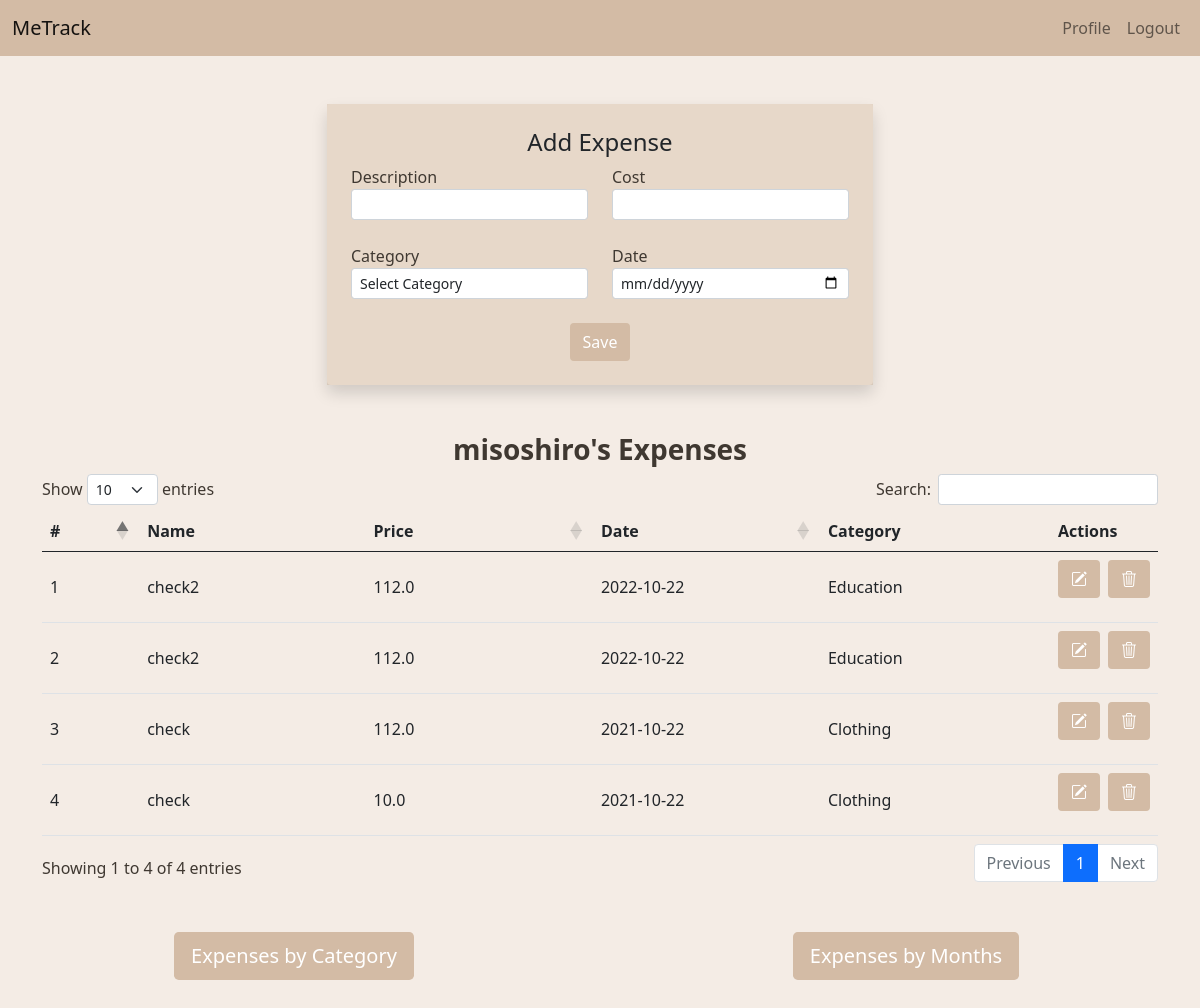
/profile (signed in), run on an earlier commit of the app's database.
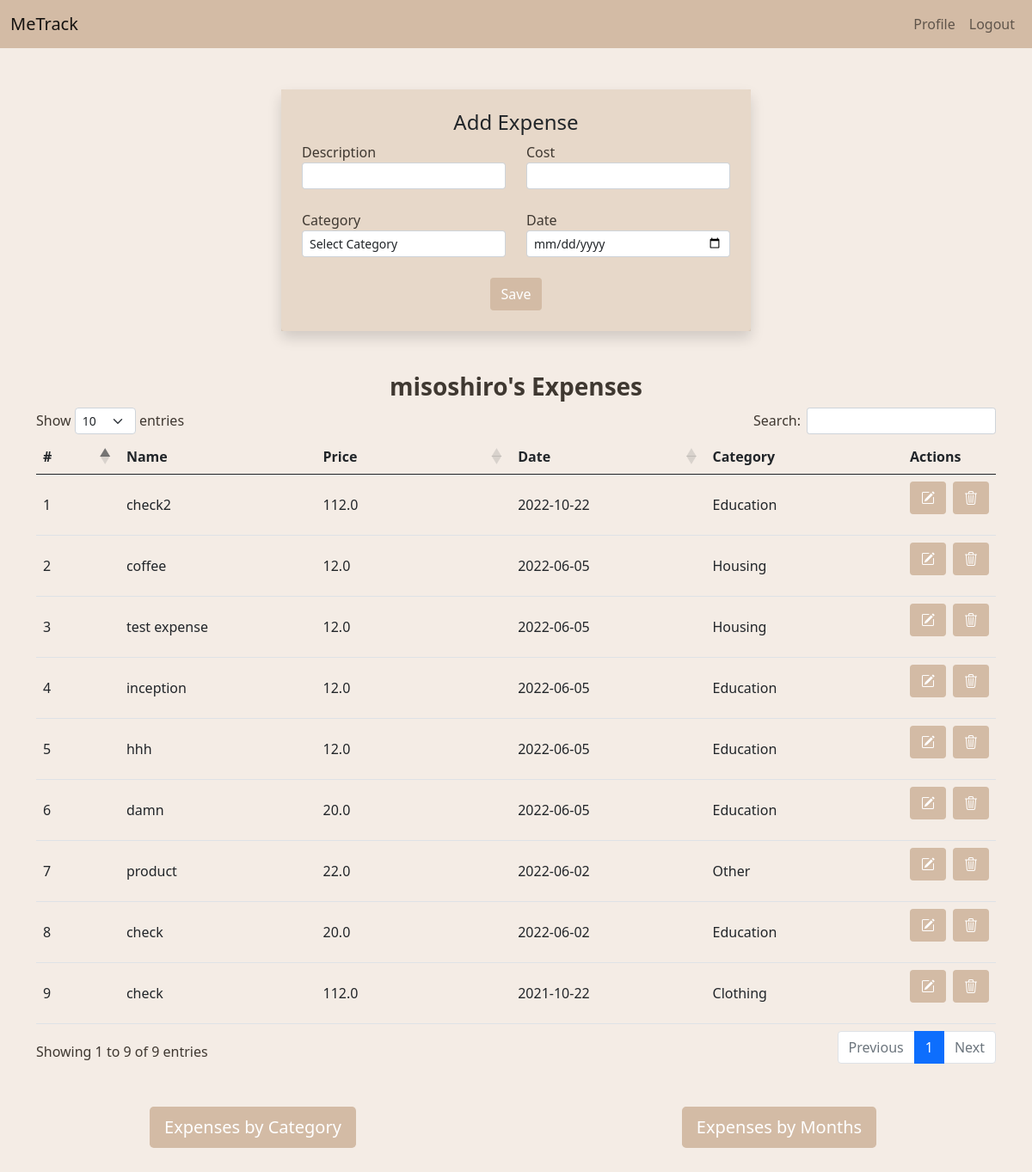
And on a later commit of the database.
### Tracker/models.py (models this page shows, shortened)
class User(db.Model, UserMixin):
    id = db.Column(db.Integer, primary_key=True)
    username = db.Column(db.String(50), nullable=False, unique=True)
    first_name = db.Column(db.String(50))
    last_name = db.Column(db.String(50))
    email = db.Column(db.String(80), nullable=False, unique=True)
    password = db.Column(db.String(80), nullable=False)
    expenses = db.relationship("Expense", backref="by_user", lazy=True)
    @classmethod
    def get_expenses(cls, current_user_id):
        return (
            db.session.query(Expense, Category.name)
            .join(cls, Category)
            .filter(cls.id == current_user_id)
            .order_by(Expense.date.desc())
            .all()
        )
    @classmethod
    def expenses_by_category(cls, user_id):
        return (
            db.session.query(Category.name, func.sum(Expense.cost))
            .join(cls, Category)
            .filter(cls.id == user_id)
            .group_by(Expense.category_id)
            .all()
        )
    @classmethod
    def expenses_by_months(cls, user_id):
        return (
            db.session.query(
                func.strftime("%Y-%m", Expense.date), func.sum(Expense.cost)
            )
            .join(cls)
            .filter(cls.id == user_id)
            .group_by(func.strftime("%Y-%m", Expense.date))
            .limit(6)
            .all()
        )

class Expense(db.Model):
    id = db.Column(db.Integer, primary_key=True)
    name = db.Column(db.String, nullable=False)
    cost = db.Column(db.Float, nullable=False)
    date = db.Column(db.Date, nullable=False)
    user_id = db.Column(db.Integer, db.ForeignKey("user.id"), nullable=False)
    category_id = db.Column(db.Integer, db.ForeignKey("category.id"))

class Category(db.Model):
    id = db.Column(db.Integer, primary_key=True)
    name = db.Column(db.String, nullable=False, unique=True)
    expenses = db.relationship("Expense", backref="expense", lazy=True)

### Tracker/expenses/routes.py (the view)
@expenses.route("/profile", methods=["GET", "POST"])
@login_required
def profile():
    user_expenses = User.get_expenses(current_user.id)
    category_expenses = User.expenses_by_category(current_user.id)
    categories = [expense[0] for expense in category_expenses]
    sums = [expense[1] for expense in category_expenses]
    expenses_months = User.expenses_by_months(current_user.id)
    months = [expense[0] for expense in expenses_months]
    amounts = [expense[1] for expense in expenses_months]
    form = ExpenseForm()
    if request.method == "POST" and form.validate_on_submit():
        Expense.create(form, current_user.id)
        flash(f"{form.name.data} added", "success")
        return redirect(url_for("expenses.profile"))
    return render_template(
        "profile.html",
        form=form,
        category_expenses=category_expenses,
        categories=categories,
        sums=sums,
        months=months,
        amounts=amounts,
        user_expenses=user_expenses,
    )

### Tracker/expenses/forms.py
class ExpenseForm(FlaskForm):
    name = StringField("Description", validators=[DataRequired()])
    cost = FloatField(
        "Cost", validators=[InputRequired(message="Please enter only numbers")]
    )
    category = QuerySelectField(
        query_factory=category_query,
        allow_blank=True,
        blank_text="Select Category",
        get_label="name",
        validators=[DataRequired()],
    )
    date = DateField("Date", validators=[DataRequired()])
    submit = SubmitField("Save")

### Tracker/expenses/forms.py (called while the page is built)
def category_query():
    return Category.query.order_by(Category.name.asc()).all()

### Tracker/models.py (called while the page is built)
@login_manager.user_loader
def load_user(user_id):
    return User.query.get(int(user_id))

### Tracker/templates/profile.html (shortened to what this page needs)
{% extends 'base.html' %}
{% block content %}
<section class="container mb-5">
  <div class="row justify-content-center">
    <div class="col-md-6">
      <div class="expense-form" style="background-color:rgb(231, 216, 201)">
        <form action="profile" method="POST" class="mt-5 p-4 rounded shadow">
          <h4 class="text-dark text-center">Add Expense</h4>
          <div class="row">
            <div class="mb-3 col-md-6">
              {{ form.name.label }}
              {{ form.name(class="form-control form-control-sm mb-2") }}
            </div>
            <div class="mb-3 col-md-6">
              {{ form.cost.label }}
              {% if form.cost.errors %}
              {{ form.cost(class="form-control form-control-sm mb-2 is-invalid") }}
              <div class="invalid-feedback">
                  {% for error in form.cost.errors %}
                      <span>{{ error }}</span>
                  {% endfor %}
              </div>
              {% else %}
              {{ form.cost(class="form-control form-control-sm mb-2") }}
              {% endif %}
            </div>
            <div class="mb-3 col-md-6">
              {{ form.category.label }}
              {% if form.category.errors %}
              {{ form.category(class="form-control form-control-sm mb-2 is-invalid") }}
              <div class="invalid-feedback">
                  {% for error in form.category.errors %}
                      <span>{{ error }}</span>
                  {% endfor %}
              </div>
              {% else %}
              {{ form.category(class="form-control form-control-sm mb-2") }}
              {% endif %}
            </div>
            <div class="mb-3 col-md-6">
              {{form.date.label}}
              {{form.date(class="form-control form-control-sm mb-2")}}
            </div>
            <div class="col-12 text-center">
              {{ form.submit(class='btn btn-brown')}}
            </div>
          </div>
        </form>
      </div>
    </div>
  </div>
</section>
{% include 'table.html' %}
{% include 'graphs.html' %}
{% endblock content %}

### Tracker/templates/base.html (shortened to what this page needs)
<!DOCTYPE html>
<html lang="en">
<head>
  <link href="https://cdn.jsdelivr.net/npm/bootstrap@5.0.2/dist/css/bootstrap.min.css" rel="stylesheet">
  <link rel="stylesheet" href="https://cdn.datatables.net/1.11.5/css/dataTables.bootstrap5.min.css"/>
  <link rel="stylesheet" href="https://cdn.datatables.net/buttons/2.2.2/css/buttons.dataTables.min.css"/>
  <link rel="stylesheet" href="https://cdn.jsdelivr.net/npm/bootstrap-icons@1.8.1/font/bootstrap-icons.css">
  <link rel="stylesheet" type="text/css" href="{{ url_for('static',filename='custom.css') }}">
</head>
<body>
{% include 'navbar.html' %}
{% block content %} {% endblock content %}
</body>
</html>

### Tracker/templates/navbar.html (shortened to what this page needs)
<nav class="navbar navbar-expand-lg navbar-light" style="background-color: rgb(211, 187, 165)">
  <div class="container-fluid">
    <a class="navbar-brand" href="{{ url_for('main.home') }}">MeTrack</a>
    <div class="collapse navbar-collapse" id="navbarTogglerDemo03">
      <ul class="navbar-nav ms-auto mb-2 mb-lg-0">
        {% if current_user.is_authenticated %}
        <li class="nav-item">
          <a class="nav-link" href="{{ url_for('expenses.profile') }}">Profile</a>
        </li>
        <li class="nav-item">
          <a class="nav-link" href="{{ url_for('users.logout') }}">Logout</a>
        </li>
        {% endif %}
      </ul>
    </div>
  </div>
</nav>

### Tracker/templates/table.html
{% if user_expenses %}
<section class="container">
  <div class="row mt-6">
  <h3 class="text-center fw-bold">{{current_user.username}}'s Expenses</h3>
    <div class="table-responsive">
      <table class="table table-responsive table-hover align-middle" id="expenses-table">
        <thead>
          <tr>
            <th style="width: 8%;">#</th>
            <th style="width: 23%;">Name</th>
            <th style="width: 23%;">Price</th>
            <th style="width: 23%;">Date</th>
            <th style="width: 23%;">Category</th>
            <th style="width: 23%;">Actions</th>
          </tr>
        </thead>
        <tbody>
          {% for expense in user_expenses %}
            <tr>
              <td>{{ loop.index }}</td>
              <td>{{ expense[0].name }}</td>
              <td>{{ expense[0].cost }}</td>
              <td>{{ expense[0].date }}</td>
              <td>{{ expense[1]}}</td>
              <td>
                <div class="d-flex flex-row mb-3">
                  <a href="{{ url_for('expenses.edit_expense', expense_id=expense[0].id) }}" class="btn btn-brown btn-xs ">
                    <i class="bi bi-pencil-square"></i>
                  </a>
                  <a href="{{ url_for('expenses.delete_expense', expense_id=expense[0].id) }}" class="btn btn-brown btn-xs ms-2">
                    <i class="bi bi-trash3"></i>
                  </a>
                </div>
              </td>
            </tr>
          {% endfor %}
        </tbody>
      </table>
    </div>
  </div>
</section>
{% endif %}

### Tracker/templates/graphs.html (shortened to what this page needs)
{% if  category_expenses %}
<div class='row mt-5'>
    <div class="col text-center">
        <button id='CategoryBtn' class="btn btn-brown btn-lg" tabindex="-1" role="button" aria-disabled="true" onclick="toggleCategories()">Expenses by Category</button>
    </div>
    <div class="col text-center">
        <button id='MonthsBtn' class="btn btn-brown btn-lg" tabindex="-1" role="button" aria-disabled="true" onclick="toggleGraphChart()">Expenses by Months</button>
    </div>
</div>
{% endif %}

### Tracker/static/custom.css (style rules this page uses)
body { background-color: rgb(244, 236, 229); color: #3f3831; }
.btn-brown { background-color:rgb(211, 187, 165); color: #FFF; }
.navbar-brand { color: #3f3831 }

What changed in the data, as far as the page shows it:
removed Expense: name "check2", cost "112.0", date "2022-10-22", name "Education"
removed Expense: name "check", cost "10.0", date "2021-10-22", name "Clothing"
added Expense: name "coffee", cost "12.0", date "2022-06-05", name "Housing"
added Expense: name "test expense", cost "12.0", date "2022-06-05", name "Housing"
added Expense: name "inception", cost "12.0", date "2022-06-05", name "Education"
added Expense: name "hhh", cost "12.0", date "2022-06-05", name "Education"
added Expense: name "damn", cost "20.0", date "2022-06-05", name "Education"
added Expense: name "product", cost "22.0", date "2022-06-02", name "Other"
added Expense: name "check", cost "20.0", date "2022-06-02", name "Education"
Also different on the page:
text written by a page script: "Show entries Search: Showing 1 to 4 of 4 entries Previous 1 Next" → "Show entries Search: Showing 1 to 9 of 9 entries Previous 1 Next"
